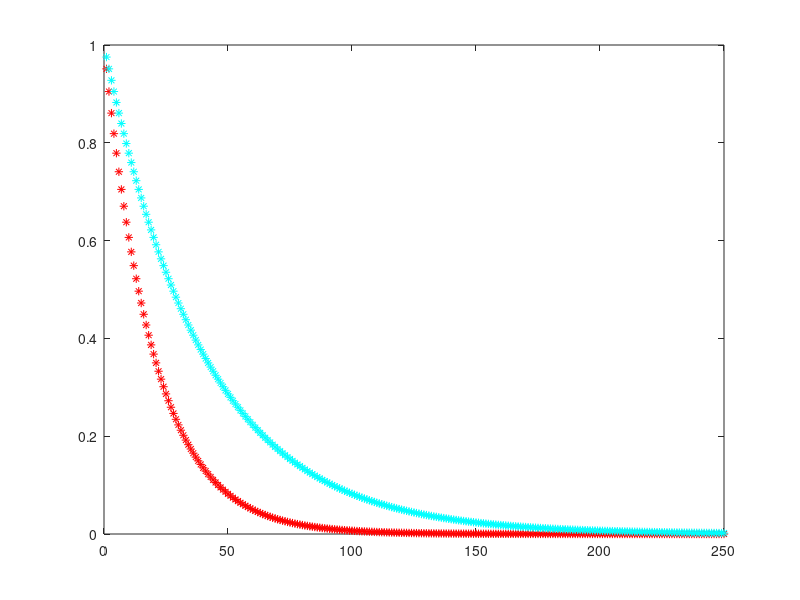

Source code (MATLAB): (Note: this script raises an error after producing the figure.)
 tau1 = 1/20;
 tau2 = 1/40;
 ti   = 1;
 tf   = 250;
 t        = linspace(ti,tf,250);
 yinitial = exp(-tau1*t);
 yfinal   = exp(-tau2*t);
 figure
 plot(t,yinitial,'r*') 
 hold on
 plot(t,yfinal,'c*')
 hold of

figure
k = 1
y = exp(k*(1:1:20))/max(exp(k*(1:1:20)));
plot(y)

data1 = [y,yinitial];
data2 = [y, yfinal];

figure
plot(data1,'-r*')
hold on
plot(data2,'-c*')
hold of
[normalizedACF1, lags] = autocorr(data1,249);
[normalizedACF2, lags] = autocorr(data2,249);
figure
subplot(2,1,2)
h1 = plot(lags, normalizedACF1,'-r*')
hold on
h2 = plot(lags,normalizedACF2,'-c*')
plot([0, 250], [0,0])

zerocross1 = min(find(normalizedACF1<0));
zerocross2 = min(find(normalizedACF2<0));
h3 = plot([zerocross1, zerocross1],[-0.1, 1], '-r')
h4 = plot([zerocross2, zerocross2],[-0.1, 1], '-c')
xlim([0,250])
ylabel('ACF')
xlabel('Time (ms)')
legend([h1, h2, h3, h4], {'\tau = 20 ms', '\tau = 40 ms', 'cross zeros after 61 ms', 'cross zeros after 78 ms'})

subplot(2,1,1)
h1 = plot(data1,'-r*')
hold on
h2 = plot(data2,'-c*')
h3 = plot([zerocross1, zerocross1]+21,[-0.1, 1], '-r')
h4 = plot([zerocross2, zerocross2]+21,[-0.1, 1], '-c')
h5 = plot([0, 250], [mean(data1),mean(data1)], '-m')
h6 = plot([0, 250], [mean(data2),mean(data2)], '-b')
xlim([0,250])
legend([h1, h2, h3, h4, h5, h6], {'simulation FR with \tau = 20 ms', 'simulation FR with \tau = 40 ms', 'cross zeros after 61 ms + 21 ms(peak firing rate)', 'cross zeros after 78 ms + 21 ms(peak firing rate)', ...
    'mean firing rate for \tau = 20 ms', 'mean firing rate for \tau = 40 ms' })
ylabel('Firing rate')
xlabel('Time (s)')

[~,ind]=max(diff(find(data1<mean(data1))));

find(data2<mean(data2))
